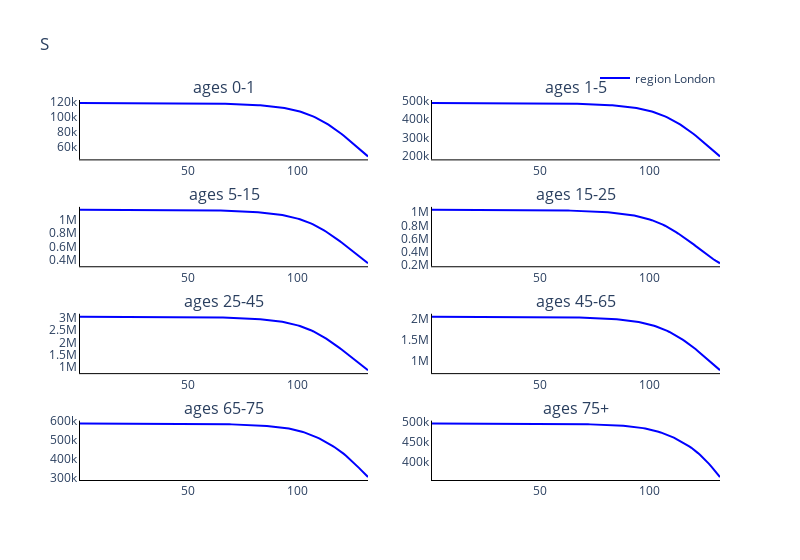
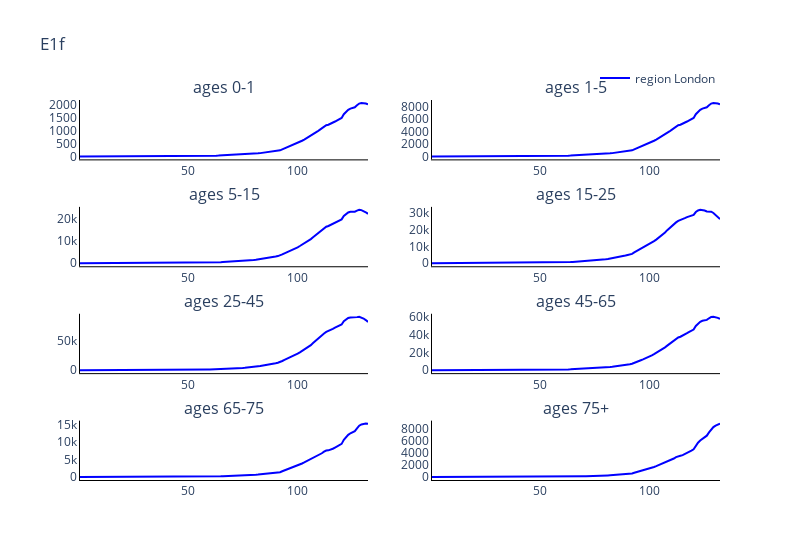
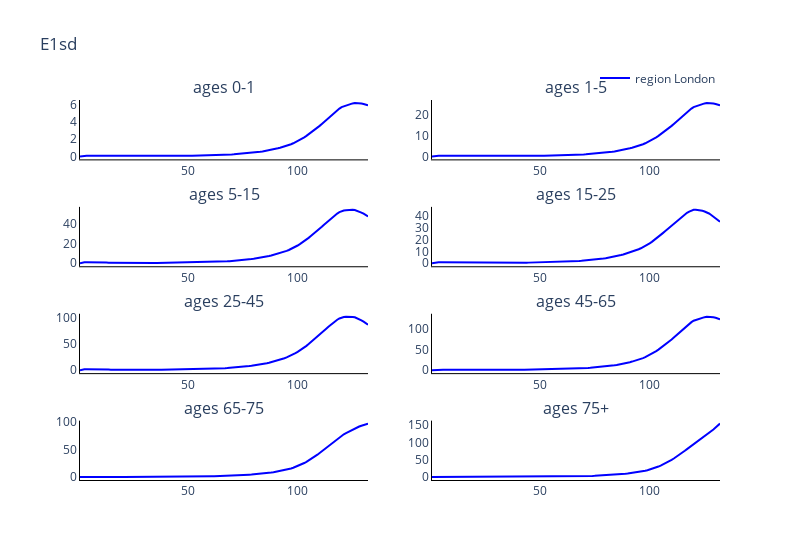
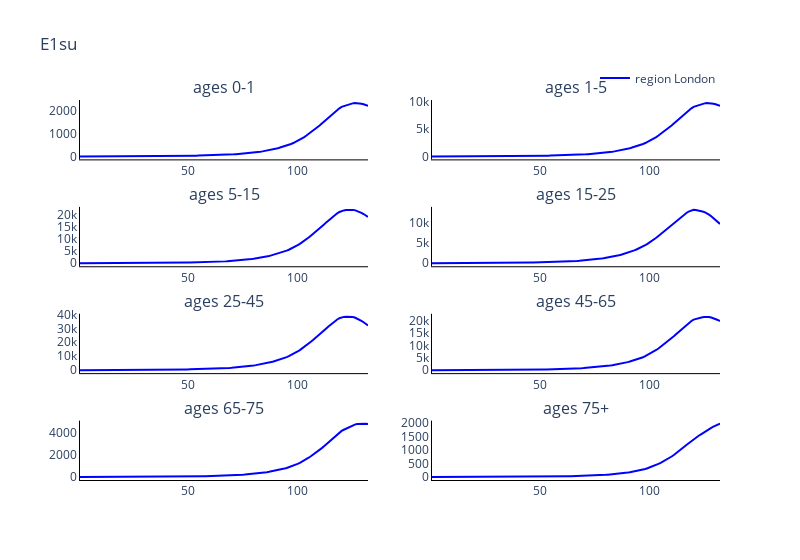

Notebook cell for these charts, in order:
### Code cell
model_output = model.simulate(parameters)
outputs = [model_output]

# Trace names - represent the solver used for the simulation
trace_name = ['region {}'.format(r) for r in regions]

# Compartment list - type and age
comparments = []
for n in model.output_names():
    comparments.append('{}'.format(n))

# Plot for each comparment
for c, comparment in enumerate(comparments):
    fig = go.Figure()
    fig = make_subplots(rows=int(np.ceil(len(age_groups)/2)), cols=2, subplot_titles=tuple('ages {}'.format(a) for a in age_groups))
    # Plot (line plot for each solver method for each age)
    for a, age in enumerate(age_groups):
        if a != 0:
            for o, out in enumerate(outputs):
                fig.add_trace(
                    go.Scatter(
                        y=out[:, c*len(age_groups)+a],
                        x=parameters.simulation_parameters.times,
                        mode='lines',
                        name=trace_name[o],
                        line_color=colours[o],
                        showlegend=False
                    ),
                    row= int(np.floor(a / 2)) + 1,
                    col= a % 2 + 1
                )
        
        else:
            for o, out in enumerate(outputs):
                fig.add_trace(
                    go.Scatter(
                        y=out[:, c*len(age_groups)+a],
                        x=parameters.simulation_parameters.times,
                        mode='lines',
                        name=trace_name[o],
                        line_color=colours[o]
                    ),
                    row= int(np.floor(a / 2)) + 1,
                    col= a % 2 + 1
                )

    # Add axis labels
    fig.update_layout(
        boxmode='group',
        title=comparment, 
        width=800,
        plot_bgcolor='white',
        xaxis=dict(linecolor='black'),
        yaxis=dict(linecolor='black'),
        xaxis2=dict(linecolor='black'),
        yaxis2=dict(linecolor='black'),
        xaxis3=dict(linecolor='black'),
        yaxis3=dict(linecolor='black'),
        xaxis4=dict(linecolor='black'),
        yaxis4=dict(linecolor='black'),
        xaxis5=dict(linecolor='black'),
        yaxis5=dict(linecolor='black'),
        xaxis6=dict(linecolor='black'),
        yaxis6=dict(linecolor='black'),
        xaxis7=dict(linecolor='black'),
        yaxis7=dict(linecolor='black'),
        xaxis8=dict(linecolor='black'),
        yaxis8=dict(linecolor='black'),
        legend=dict(
            orientation="h",
            yanchor="bottom",
            y=1.02,
            xanchor="right",
            x=1
        ))

    fig.show()

### Figure 1 — Plotly figure (JSON) as saved in the notebook; plotly's stock layout.template omitted (floating-point values rounded to 4 significant figures; data arrays with more than 128 entries replaced by an {"elided": "..."} marker saying what was removed)
{"data": [{"line": {"color": "blue"}, "mode": "lines", "name": "region London", "type": "scatter", "x": {"elided": "132 int values"}, "xaxis": "x", "y": {"elided": "132 float values"}, "yaxis": "y"}, {"line": {"color": "blue"}, "mode": "lines", "name": "region London", "showlegend": false, "type": "scatter", "x": {"elided": "132 int values"}, "xaxis": "x2", "y": {"elided": "132 float values"}, "yaxis": "y2"}, {"line": {"color": "blue"}, "mode": "lines", "name": "region London", "showlegend": false, "type": "scatter", "x": {"elided": "132 int values"}, "xaxis": "x3", "y": {"elided": "132 float values"}, "yaxis": "y3"}, {"line": {"color": "blue"}, "mode": "lines", "name": "region London", "showlegend": false, "type": "scatter", "x": {"elided": "132 int values"}, "xaxis": "x4", "y": {"elided": "132 float values"}, "yaxis": "y4"}, {"line": {"color": "blue"}, "mode": "lines", "name": "region London", "showlegend": false, "type": "scatter", "x": {"elided": "132 int values"}, "xaxis": "x5", "y": {"elided": "132 float values"}, "yaxis": "y5"}, {"line": {"color": "blue"}, "mode": "lines", "name": "region London", "showlegend": false, "type": "scatter", "x": {"elided": "132 int values"}, "xaxis": "x6", "y": {"elided": "132 float values"}, "yaxis": "y6"}, {"line": {"color": "blue"}, "mode": "lines", "name": "region London", "showlegend": false, "type": "scatter", "x": {"elided": "132 int values"}, "xaxis": "x7", "y": {"elided": "132 float values"}, "yaxis": "y7"}, {"line": {"color": "blue"}, "mode": "lines", "name": "region London", "showlegend": false, "type": "scatter", "x": {"elided": "132 int values"}, "xaxis": "x8", "y": {"elided": "132 float values"}, "yaxis": "y8"}], "layout": {"annotations": [{"font": {"size": 16}, "showarrow": false, "text": "ages 0-1", "x": 0.225, "xanchor": "center", "xref": "paper", "y": 1, "yanchor": "bottom", "yref": "paper"}, {"font": {"size": 16}, "showarrow": false, "text": "ages 1-5", "x": 0.775, "xanchor": "center", "xref": "paper", "y": 1, "yanchor": "bottom", "yref": "paper"}, {"font": {"size": 16}, "showarrow": false, "text": "ages 5-15", "x": 0.225, "xanchor": "center", "xref": "paper", "y": 0.7188, "yanchor": "bottom", "yref": "paper"}, {"font": {"size": 16}, "showarrow": false, "text": "ages 15-25", "x": 0.775, "xanchor": "center", "xref": "paper", "y": 0.7188, "yanchor": "bottom", "yref": "paper"}, {"font": {"size": 16}, "showarrow": false, "text": "ages 25-45", "x": 0.225, "xanchor": "center", "xref": "paper", "y": 0.4375, "yanchor": "bottom", "yref": "paper"}, {"font": {"size": 16}, "showarrow": false, "text": "ages 45-65", "x": 0.775, "xanchor": "center", "xref": "paper", "y": 0.4375, "yanchor": "bottom", "yref": "paper"}, {"font": {"size": 16}, "showarrow": false, "text": "ages 65-75", "x": 0.225, "xanchor": "center", "xref": "paper", "y": 0.1562, "yanchor": "bottom", "yref": "paper"}, {"font": {"size": 16}, "showarrow": false, "text": "ages 75+", "x": 0.775, "xanchor": "center", "xref": "paper", "y": 0.1562, "yanchor": "bottom", "yref": "paper"}], "boxmode": "group", "legend": {"orientation": "h", "x": 1, "xanchor": "right", "y": 1.02, "yanchor": "bottom"}, "plot_bgcolor": "white", "title": {"text": "S"}, "width": 800, "xaxis": {"anchor": "y", "domain": [0, 0.45], "linecolor": "black"}, "xaxis2": {"anchor": "y2", "domain": [0.55, 1], "linecolor": "black"}, "xaxis3": {"anchor": "y3", "domain": [0, 0.45], "linecolor": "black"}, "xaxis4": {"anchor": "y4", "domain": [0.55, 1], "linecolor": "black"}, "xaxis5": {"anchor": "y5", "domain": [0, 0.45], "linecolor": "black"}, "xaxis6": {"anchor": "y6", "domain": [0.55, 1], "linecolor": "black"}, "xaxis7": {"anchor": "y7", "domain": [0, 0.45], "linecolor": "black"}, "xaxis8": {"anchor": "y8", "domain": [0.55, 1], "linecolor": "black"}, "yaxis": {"anchor": "x", "domain": [0.8438, 1], "linecolor": "black"}, "yaxis2": {"anchor": "x2", "domain": [0.8438, 1], "linecolor": "black"}, "yaxis3": {"anchor": "x3", "domain": [0.5625, 0.7188], "linecolor": "black"}, "yaxis4": {"anchor": "x4", "domain": [0.5625, 0.7188], "linecolor": "black"}, "yaxis5": {"anchor": "x5", "domain": [0.2812, 0.4375], "linecolor": "black"}, "yaxis6": {"anchor": "x6", "domain": [0.2812, 0.4375], "linecolor": "black"}, "yaxis7": {"anchor": "x7", "domain": [0, 0.1562], "linecolor": "black"}, "yaxis8": {"anchor": "x8", "domain": [0, 0.1562], "linecolor": "black"}}}

### Figure 2 — Plotly figure (JSON) as saved in the notebook; plotly's stock layout.template omitted (floating-point values rounded to 4 significant figures; data arrays with more than 128 entries replaced by an {"elided": "..."} marker saying what was removed)
{"data": [{"line": {"color": "blue"}, "mode": "lines", "name": "region London", "type": "scatter", "x": {"elided": "132 int values"}, "xaxis": "x", "y": {"elided": "132 float values"}, "yaxis": "y"}, {"line": {"color": "blue"}, "mode": "lines", "name": "region London", "showlegend": false, "type": "scatter", "x": {"elided": "132 int values"}, "xaxis": "x2", "y": {"elided": "132 float values"}, "yaxis": "y2"}, {"line": {"color": "blue"}, "mode": "lines", "name": "region London", "showlegend": false, "type": "scatter", "x": {"elided": "132 int values"}, "xaxis": "x3", "y": {"elided": "132 float values"}, "yaxis": "y3"}, {"line": {"color": "blue"}, "mode": "lines", "name": "region London", "showlegend": false, "type": "scatter", "x": {"elided": "132 int values"}, "xaxis": "x4", "y": {"elided": "132 float values"}, "yaxis": "y4"}, {"line": {"color": "blue"}, "mode": "lines", "name": "region London", "showlegend": false, "type": "scatter", "x": {"elided": "132 int values"}, "xaxis": "x5", "y": {"elided": "132 float values"}, "yaxis": "y5"}, {"line": {"color": "blue"}, "mode": "lines", "name": "region London", "showlegend": false, "type": "scatter", "x": {"elided": "132 int values"}, "xaxis": "x6", "y": {"elided": "132 float values"}, "yaxis": "y6"}, {"line": {"color": "blue"}, "mode": "lines", "name": "region London", "showlegend": false, "type": "scatter", "x": {"elided": "132 int values"}, "xaxis": "x7", "y": {"elided": "132 float values"}, "yaxis": "y7"}, {"line": {"color": "blue"}, "mode": "lines", "name": "region London", "showlegend": false, "type": "scatter", "x": {"elided": "132 int values"}, "xaxis": "x8", "y": {"elided": "132 float values"}, "yaxis": "y8"}], "layout": {"annotations": [{"font": {"size": 16}, "showarrow": false, "text": "ages 0-1", "x": 0.225, "xanchor": "center", "xref": "paper", "y": 1, "yanchor": "bottom", "yref": "paper"}, {"font": {"size": 16}, "showarrow": false, "text": "ages 1-5", "x": 0.775, "xanchor": "center", "xref": "paper", "y": 1, "yanchor": "bottom", "yref": "paper"}, {"font": {"size": 16}, "showarrow": false, "text": "ages 5-15", "x": 0.225, "xanchor": "center", "xref": "paper", "y": 0.7188, "yanchor": "bottom", "yref": "paper"}, {"font": {"size": 16}, "showarrow": false, "text": "ages 15-25", "x": 0.775, "xanchor": "center", "xref": "paper", "y": 0.7188, "yanchor": "bottom", "yref": "paper"}, {"font": {"size": 16}, "showarrow": false, "text": "ages 25-45", "x": 0.225, "xanchor": "center", "xref": "paper", "y": 0.4375, "yanchor": "bottom", "yref": "paper"}, {"font": {"size": 16}, "showarrow": false, "text": "ages 45-65", "x": 0.775, "xanchor": "center", "xref": "paper", "y": 0.4375, "yanchor": "bottom", "yref": "paper"}, {"font": {"size": 16}, "showarrow": false, "text": "ages 65-75", "x": 0.225, "xanchor": "center", "xref": "paper", "y": 0.1562, "yanchor": "bottom", "yref": "paper"}, {"font": {"size": 16}, "showarrow": false, "text": "ages 75+", "x": 0.775, "xanchor": "center", "xref": "paper", "y": 0.1562, "yanchor": "bottom", "yref": "paper"}], "boxmode": "group", "legend": {"orientation": "h", "x": 1, "xanchor": "right", "y": 1.02, "yanchor": "bottom"}, "plot_bgcolor": "white", "title": {"text": "E1f"}, "width": 800, "xaxis": {"anchor": "y", "domain": [0, 0.45], "linecolor": "black"}, "xaxis2": {"anchor": "y2", "domain": [0.55, 1], "linecolor": "black"}, "xaxis3": {"anchor": "y3", "domain": [0, 0.45], "linecolor": "black"}, "xaxis4": {"anchor": "y4", "domain": [0.55, 1], "linecolor": "black"}, "xaxis5": {"anchor": "y5", "domain": [0, 0.45], "linecolor": "black"}, "xaxis6": {"anchor": "y6", "domain": [0.55, 1], "linecolor": "black"}, "xaxis7": {"anchor": "y7", "domain": [0, 0.45], "linecolor": "black"}, "xaxis8": {"anchor": "y8", "domain": [0.55, 1], "linecolor": "black"}, "yaxis": {"anchor": "x", "domain": [0.8438, 1], "linecolor": "black"}, "yaxis2": {"anchor": "x2", "domain": [0.8438, 1], "linecolor": "black"}, "yaxis3": {"anchor": "x3", "domain": [0.5625, 0.7188], "linecolor": "black"}, "yaxis4": {"anchor": "x4", "domain": [0.5625, 0.7188], "linecolor": "black"}, "yaxis5": {"anchor": "x5", "domain": [0.2812, 0.4375], "linecolor": "black"}, "yaxis6": {"anchor": "x6", "domain": [0.2812, 0.4375], "linecolor": "black"}, "yaxis7": {"anchor": "x7", "domain": [0, 0.1562], "linecolor": "black"}, "yaxis8": {"anchor": "x8", "domain": [0, 0.1562], "linecolor": "black"}}}

### Figure 3 — Plotly figure (JSON) as saved in the notebook; plotly's stock layout.template omitted (floating-point values rounded to 4 significant figures; data arrays with more than 128 entries replaced by an {"elided": "..."} marker saying what was removed)
{"data": [{"line": {"color": "blue"}, "mode": "lines", "name": "region London", "type": "scatter", "x": {"elided": "132 int values"}, "xaxis": "x", "y": {"elided": "132 float values"}, "yaxis": "y"}, {"line": {"color": "blue"}, "mode": "lines", "name": "region London", "showlegend": false, "type": "scatter", "x": {"elided": "132 int values"}, "xaxis": "x2", "y": {"elided": "132 float values"}, "yaxis": "y2"}, {"line": {"color": "blue"}, "mode": "lines", "name": "region London", "showlegend": false, "type": "scatter", "x": {"elided": "132 int values"}, "xaxis": "x3", "y": {"elided": "132 float values"}, "yaxis": "y3"}, {"line": {"color": "blue"}, "mode": "lines", "name": "region London", "showlegend": false, "type": "scatter", "x": {"elided": "132 int values"}, "xaxis": "x4", "y": {"elided": "132 float values"}, "yaxis": "y4"}, {"line": {"color": "blue"}, "mode": "lines", "name": "region London", "showlegend": false, "type": "scatter", "x": {"elided": "132 int values"}, "xaxis": "x5", "y": {"elided": "132 float values"}, "yaxis": "y5"}, {"line": {"color": "blue"}, "mode": "lines", "name": "region London", "showlegend": false, "type": "scatter", "x": {"elided": "132 int values"}, "xaxis": "x6", "y": {"elided": "132 float values"}, "yaxis": "y6"}, {"line": {"color": "blue"}, "mode": "lines", "name": "region London", "showlegend": false, "type": "scatter", "x": {"elided": "132 int values"}, "xaxis": "x7", "y": {"elided": "132 float values"}, "yaxis": "y7"}, {"line": {"color": "blue"}, "mode": "lines", "name": "region London", "showlegend": false, "type": "scatter", "x": {"elided": "132 int values"}, "xaxis": "x8", "y": {"elided": "132 float values"}, "yaxis": "y8"}], "layout": {"annotations": [{"font": {"size": 16}, "showarrow": false, "text": "ages 0-1", "x": 0.225, "xanchor": "center", "xref": "paper", "y": 1, "yanchor": "bottom", "yref": "paper"}, {"font": {"size": 16}, "showarrow": false, "text": "ages 1-5", "x": 0.775, "xanchor": "center", "xref": "paper", "y": 1, "yanchor": "bottom", "yref": "paper"}, {"font": {"size": 16}, "showarrow": false, "text": "ages 5-15", "x": 0.225, "xanchor": "center", "xref": "paper", "y": 0.7188, "yanchor": "bottom", "yref": "paper"}, {"font": {"size": 16}, "showarrow": false, "text": "ages 15-25", "x": 0.775, "xanchor": "center", "xref": "paper", "y": 0.7188, "yanchor": "bottom", "yref": "paper"}, {"font": {"size": 16}, "showarrow": false, "text": "ages 25-45", "x": 0.225, "xanchor": "center", "xref": "paper", "y": 0.4375, "yanchor": "bottom", "yref": "paper"}, {"font": {"size": 16}, "showarrow": false, "text": "ages 45-65", "x": 0.775, "xanchor": "center", "xref": "paper", "y": 0.4375, "yanchor": "bottom", "yref": "paper"}, {"font": {"size": 16}, "showarrow": false, "text": "ages 65-75", "x": 0.225, "xanchor": "center", "xref": "paper", "y": 0.1562, "yanchor": "bottom", "yref": "paper"}, {"font": {"size": 16}, "showarrow": false, "text": "ages 75+", "x": 0.775, "xanchor": "center", "xref": "paper", "y": 0.1562, "yanchor": "bottom", "yref": "paper"}], "boxmode": "group", "legend": {"orientation": "h", "x": 1, "xanchor": "right", "y": 1.02, "yanchor": "bottom"}, "plot_bgcolor": "white", "title": {"text": "E1sd"}, "width": 800, "xaxis": {"anchor": "y", "domain": [0, 0.45], "linecolor": "black"}, "xaxis2": {"anchor": "y2", "domain": [0.55, 1], "linecolor": "black"}, "xaxis3": {"anchor": "y3", "domain": [0, 0.45], "linecolor": "black"}, "xaxis4": {"anchor": "y4", "domain": [0.55, 1], "linecolor": "black"}, "xaxis5": {"anchor": "y5", "domain": [0, 0.45], "linecolor": "black"}, "xaxis6": {"anchor": "y6", "domain": [0.55, 1], "linecolor": "black"}, "xaxis7": {"anchor": "y7", "domain": [0, 0.45], "linecolor": "black"}, "xaxis8": {"anchor": "y8", "domain": [0.55, 1], "linecolor": "black"}, "yaxis": {"anchor": "x", "domain": [0.8438, 1], "linecolor": "black"}, "yaxis2": {"anchor": "x2", "domain": [0.8438, 1], "linecolor": "black"}, "yaxis3": {"anchor": "x3", "domain": [0.5625, 0.7188], "linecolor": "black"}, "yaxis4": {"anchor": "x4", "domain": [0.5625, 0.7188], "linecolor": "black"}, "yaxis5": {"anchor": "x5", "domain": [0.2812, 0.4375], "linecolor": "black"}, "yaxis6": {"anchor": "x6", "domain": [0.2812, 0.4375], "linecolor": "black"}, "yaxis7": {"anchor": "x7", "domain": [0, 0.1562], "linecolor": "black"}, "yaxis8": {"anchor": "x8", "domain": [0, 0.1562], "linecolor": "black"}}}

### Figure 4 — Plotly figure (JSON) as saved in the notebook; plotly's stock layout.template omitted (floating-point values rounded to 4 significant figures; data arrays with more than 128 entries replaced by an {"elided": "..."} marker saying what was removed)
{"data": [{"line": {"color": "blue"}, "mode": "lines", "name": "region London", "type": "scatter", "x": {"elided": "132 int values"}, "xaxis": "x", "y": {"elided": "132 float values"}, "yaxis": "y"}, {"line": {"color": "blue"}, "mode": "lines", "name": "region London", "showlegend": false, "type": "scatter", "x": {"elided": "132 int values"}, "xaxis": "x2", "y": {"elided": "132 float values"}, "yaxis": "y2"}, {"line": {"color": "blue"}, "mode": "lines", "name": "region London", "showlegend": false, "type": "scatter", "x": {"elided": "132 int values"}, "xaxis": "x3", "y": {"elided": "132 float values"}, "yaxis": "y3"}, {"line": {"color": "blue"}, "mode": "lines", "name": "region London", "showlegend": false, "type": "scatter", "x": {"elided": "132 int values"}, "xaxis": "x4", "y": {"elided": "132 float values"}, "yaxis": "y4"}, {"line": {"color": "blue"}, "mode": "lines", "name": "region London", "showlegend": false, "type": "scatter", "x": {"elided": "132 int values"}, "xaxis": "x5", "y": {"elided": "132 float values"}, "yaxis": "y5"}, {"line": {"color": "blue"}, "mode": "lines", "name": "region London", "showlegend": false, "type": "scatter", "x": {"elided": "132 int values"}, "xaxis": "x6", "y": {"elided": "132 float values"}, "yaxis": "y6"}, {"line": {"color": "blue"}, "mode": "lines", "name": "region London", "showlegend": false, "type": "scatter", "x": {"elided": "132 int values"}, "xaxis": "x7", "y": {"elided": "132 float values"}, "yaxis": "y7"}, {"line": {"color": "blue"}, "mode": "lines", "name": "region London", "showlegend": false, "type": "scatter", "x": {"elided": "132 int values"}, "xaxis": "x8", "y": {"elided": "132 float values"}, "yaxis": "y8"}], "layout": {"annotations": [{"font": {"size": 16}, "showarrow": false, "text": "ages 0-1", "x": 0.225, "xanchor": "center", "xref": "paper", "y": 1, "yanchor": "bottom", "yref": "paper"}, {"font": {"size": 16}, "showarrow": false, "text": "ages 1-5", "x": 0.775, "xanchor": "center", "xref": "paper", "y": 1, "yanchor": "bottom", "yref": "paper"}, {"font": {"size": 16}, "showarrow": false, "text": "ages 5-15", "x": 0.225, "xanchor": "center", "xref": "paper", "y": 0.7188, "yanchor": "bottom", "yref": "paper"}, {"font": {"size": 16}, "showarrow": false, "text": "ages 15-25", "x": 0.775, "xanchor": "center", "xref": "paper", "y": 0.7188, "yanchor": "bottom", "yref": "paper"}, {"font": {"size": 16}, "showarrow": false, "text": "ages 25-45", "x": 0.225, "xanchor": "center", "xref": "paper", "y": 0.4375, "yanchor": "bottom", "yref": "paper"}, {"font": {"size": 16}, "showarrow": false, "text": "ages 45-65", "x": 0.775, "xanchor": "center", "xref": "paper", "y": 0.4375, "yanchor": "bottom", "yref": "paper"}, {"font": {"size": 16}, "showarrow": false, "text": "ages 65-75", "x": 0.225, "xanchor": "center", "xref": "paper", "y": 0.1562, "yanchor": "bottom", "yref": "paper"}, {"font": {"size": 16}, "showarrow": false, "text": "ages 75+", "x": 0.775, "xanchor": "center", "xref": "paper", "y": 0.1562, "yanchor": "bottom", "yref": "paper"}], "boxmode": "group", "legend": {"orientation": "h", "x": 1, "xanchor": "right", "y": 1.02, "yanchor": "bottom"}, "plot_bgcolor": "white", "title": {"text": "E1su"}, "width": 800, "xaxis": {"anchor": "y", "domain": [0, 0.45], "linecolor": "black"}, "xaxis2": {"anchor": "y2", "domain": [0.55, 1], "linecolor": "black"}, "xaxis3": {"anchor": "y3", "domain": [0, 0.45], "linecolor": "black"}, "xaxis4": {"anchor": "y4", "domain": [0.55, 1], "linecolor": "black"}, "xaxis5": {"anchor": "y5", "domain": [0, 0.45], "linecolor": "black"}, "xaxis6": {"anchor": "y6", "domain": [0.55, 1], "linecolor": "black"}, "xaxis7": {"anchor": "y7", "domain": [0, 0.45], "linecolor": "black"}, "xaxis8": {"anchor": "y8", "domain": [0.55, 1], "linecolor": "black"}, "yaxis": {"anchor": "x", "domain": [0.8438, 1], "linecolor": "black"}, "yaxis2": {"anchor": "x2", "domain": [0.8438, 1], "linecolor": "black"}, "yaxis3": {"anchor": "x3", "domain": [0.5625, 0.7188], "linecolor": "black"}, "yaxis4": {"anchor": "x4", "domain": [0.5625, 0.7188], "linecolor": "black"}, "yaxis5": {"anchor": "x5", "domain": [0.2812, 0.4375], "linecolor": "black"}, "yaxis6": {"anchor": "x6", "domain": [0.2812, 0.4375], "linecolor": "black"}, "yaxis7": {"anchor": "x7", "domain": [0, 0.1562], "linecolor": "black"}, "yaxis8": {"anchor": "x8", "domain": [0, 0.1562], "linecolor": "black"}}}
